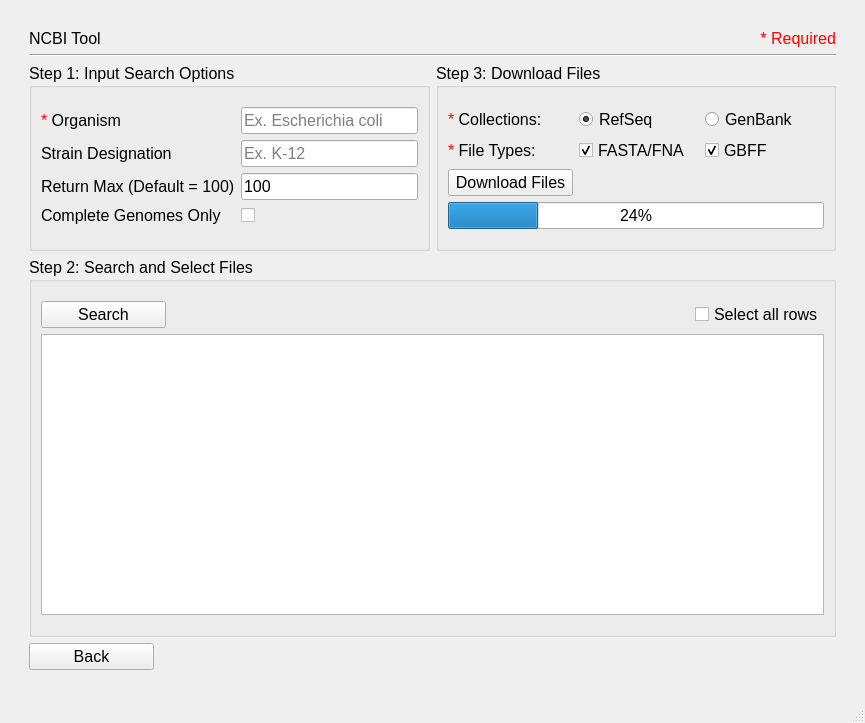
<?xml version="1.0" encoding="UTF-8"?>
<ui version="4.0">
 <class>MainWindow</class>
 <widget class="QMainWindow" name="MainWindow">
  <property name="geometry">
   <rect>
    <x>0</x>
    <y>0</y>
    <width>865</width>
    <height>723</height>
   </rect>
  </property>
  <property name="font">
   <font>
    <pointsize>12</pointsize>
   </font>
  </property>
  <property name="windowTitle">
   <string>MainWindow</string>
  </property>
  <widget class="QWidget" name="centralwidget">
   <layout class="QGridLayout" name="gridLayout_2">
    <item row="2" column="1">
     <spacer name="verticalSpacer">
      <property name="orientation">
       <enum>Qt::Vertical</enum>
      </property>
      <property name="sizeType">
       <enum>QSizePolicy::Fixed</enum>
      </property>
      <property name="sizeHint" stdset="0">
       <size>
        <width>20</width>
        <height>20</height>
       </size>
      </property>
     </spacer>
    </item>
    <item row="1" column="0">
     <spacer name="horizontalSpacer">
      <property name="orientation">
       <enum>Qt::Horizontal</enum>
      </property>
      <property name="sizeType">
       <enum>QSizePolicy::Fixed</enum>
      </property>
      <property name="sizeHint" stdset="0">
       <size>
        <width>20</width>
        <height>20</height>
       </size>
      </property>
     </spacer>
    </item>
    <item row="1" column="1">
     <layout class="QGridLayout" name="gridLayout">
      <item row="3" column="0" colspan="2">
       <widget class="QGroupBox" name="Step2">
        <property name="title">
         <string>Step 2: Search and Select Files</string>
        </property>
        <layout class="QGridLayout" name="gridLayout_6">
         <item row="1" column="0" alignment="Qt::AlignLeft">
          <widget class="QPushButton" name="search_button">
           <property name="minimumSize">
            <size>
             <width>125</width>
             <height>0</height>
            </size>
           </property>
           <property name="text">
            <string>Search</string>
           </property>
          </widget>
         </item>
         <item row="3" column="0" colspan="3">
          <spacer name="verticalSpacer_6">
           <property name="orientation">
            <enum>Qt::Vertical</enum>
           </property>
           <property name="sizeType">
            <enum>QSizePolicy::Fixed</enum>
           </property>
           <property name="sizeHint" stdset="0">
            <size>
             <width>10</width>
             <height>10</height>
            </size>
           </property>
          </spacer>
         </item>
         <item row="0" column="0" colspan="3">
          <spacer name="verticalSpacer_5">
           <property name="orientation">
            <enum>Qt::Vertical</enum>
           </property>
           <property name="sizeType">
            <enum>QSizePolicy::Fixed</enum>
           </property>
           <property name="sizeHint" stdset="0">
            <size>
             <width>10</width>
             <height>10</height>
            </size>
           </property>
          </spacer>
         </item>
         <item row="2" column="0" colspan="3">
          <widget class="QTableView" name="ncbi_table">
           <property name="layoutDirection">
            <enum>Qt::LeftToRight</enum>
           </property>
          </widget>
         </item>
         <item row="1" column="2" alignment="Qt::AlignRight">
          <widget class="QCheckBox" name="all_rows">
           <property name="text">
            <string>Select all rows</string>
           </property>
          </widget>
         </item>
        </layout>
       </widget>
      </item>
      <item row="0" column="1">
       <widget class="QLabel" name="label_2">
        <property name="text">
         <string>&lt;html&gt;&lt;head/&gt;&lt;body&gt;&lt;p&gt;&lt;span style=&quot; color:#ff0000;&quot;&gt;* Required&lt;/span&gt;&lt;/p&gt;&lt;/body&gt;&lt;/html&gt;</string>
        </property>
        <property name="alignment">
         <set>Qt::AlignRight|Qt::AlignTrailing|Qt::AlignVCenter</set>
        </property>
       </widget>
      </item>
      <item row="1" column="0" colspan="2">
       <widget class="Line" name="line">
        <property name="orientation">
         <enum>Qt::Horizontal</enum>
        </property>
       </widget>
      </item>
      <item row="2" column="0">
       <widget class="QGroupBox" name="Step1">
        <property name="sizePolicy">
         <sizepolicy hsizetype="Expanding" vsizetype="Preferred">
          <horstretch>0</horstretch>
          <verstretch>0</verstretch>
         </sizepolicy>
        </property>
        <property name="title">
         <string>Step 1: Input Search Options</string>
        </property>
        <layout class="QGridLayout" name="gridLayout_4">
         <item row="2" column="0">
          <widget class="QLabel" name="label_3">
           <property name="sizePolicy">
            <sizepolicy hsizetype="Preferred" vsizetype="Fixed">
             <horstretch>0</horstretch>
             <verstretch>0</verstretch>
            </sizepolicy>
           </property>
           <property name="text">
            <string>Strain Designation</string>
           </property>
          </widget>
         </item>
         <item row="3" column="0">
          <widget class="QLabel" name="label_4">
           <property name="sizePolicy">
            <sizepolicy hsizetype="Preferred" vsizetype="Fixed">
             <horstretch>0</horstretch>
             <verstretch>0</verstretch>
            </sizepolicy>
           </property>
           <property name="toolTip">
            <string>&lt;html&gt;&lt;head/&gt;&lt;body&gt;&lt;p&gt;&lt;span style=&quot; font-size:12pt;&quot;&gt;Number of search results to return.&lt;/span&gt;&lt;/p&gt;&lt;/body&gt;&lt;/html&gt;</string>
           </property>
           <property name="text">
            <string>Return Max (Default = 100)</string>
           </property>
          </widget>
         </item>
         <item row="4" column="0">
          <widget class="QLabel" name="label_5">
           <property name="sizePolicy">
            <sizepolicy hsizetype="Preferred" vsizetype="Fixed">
             <horstretch>0</horstretch>
             <verstretch>0</verstretch>
            </sizepolicy>
           </property>
           <property name="toolTip">
            <string>&lt;html&gt;&lt;head/&gt;&lt;body&gt;&lt;p&gt;&lt;span style=&quot; font-size:12pt;&quot;&gt;Only display entries classified as &amp;quot;Complete Genomes&amp;quot; by NCBI.&lt;/span&gt;&lt;/p&gt;&lt;/body&gt;&lt;/html&gt;</string>
           </property>
           <property name="text">
            <string>Complete Genomes Only</string>
           </property>
          </widget>
         </item>
         <item row="1" column="0">
          <widget class="QLabel" name="label">
           <property name="sizePolicy">
            <sizepolicy hsizetype="Preferred" vsizetype="Fixed">
             <horstretch>0</horstretch>
             <verstretch>0</verstretch>
            </sizepolicy>
           </property>
           <property name="text">
            <string>&lt;html&gt;&lt;head/&gt;&lt;body&gt;&lt;p&gt;&lt;span style=&quot; color:#ff0000;&quot;&gt;* &lt;/span&gt;Organism&lt;/p&gt;&lt;/body&gt;&lt;/html&gt;</string>
           </property>
          </widget>
         </item>
         <item row="1" column="1">
          <widget class="QLineEdit" name="organism_line_edit">
           <property name="placeholderText">
            <string>Ex. Escherichia coli</string>
           </property>
          </widget>
         </item>
         <item row="2" column="1">
          <widget class="QLineEdit" name="infra_name_line_edit">
           <property name="placeholderText">
            <string>Ex. K-12</string>
           </property>
          </widget>
         </item>
         <item row="3" column="1">
          <widget class="QLineEdit" name="ret_max_line_edit">
           <property name="text">
            <string>100</string>
           </property>
          </widget>
         </item>
         <item row="4" column="1">
          <widget class="QCheckBox" name="yes_box">
           <property name="text">
            <string/>
           </property>
          </widget>
         </item>
         <item row="5" column="0" colspan="2">
          <spacer name="verticalSpacer_3">
           <property name="orientation">
            <enum>Qt::Vertical</enum>
           </property>
           <property name="sizeType">
            <enum>QSizePolicy::Fixed</enum>
           </property>
           <property name="sizeHint" stdset="0">
            <size>
             <width>10</width>
             <height>10</height>
            </size>
           </property>
          </spacer>
         </item>
         <item row="0" column="0" colspan="2">
          <spacer name="verticalSpacer_4">
           <property name="orientation">
            <enum>Qt::Vertical</enum>
           </property>
           <property name="sizeType">
            <enum>QSizePolicy::Fixed</enum>
           </property>
           <property name="sizeHint" stdset="0">
            <size>
             <width>10</width>
             <height>10</height>
            </size>
           </property>
          </spacer>
         </item>
        </layout>
       </widget>
      </item>
      <item row="0" column="0">
       <widget class="QLabel" name="title">
        <property name="sizePolicy">
         <sizepolicy hsizetype="Preferred" vsizetype="Fixed">
          <horstretch>0</horstretch>
          <verstretch>0</verstretch>
         </sizepolicy>
        </property>
        <property name="text">
         <string>NCBI Tool</string>
        </property>
       </widget>
      </item>
      <item row="2" column="1">
       <widget class="QGroupBox" name="Step3">
        <property name="sizePolicy">
         <sizepolicy hsizetype="Expanding" vsizetype="Preferred">
          <horstretch>0</horstretch>
          <verstretch>0</verstretch>
         </sizepolicy>
        </property>
        <property name="title">
         <string>Step 3: Download Files</string>
        </property>
        <layout class="QGridLayout" name="gridLayout_5">
         <item row="7" column="0" colspan="3">
          <spacer name="verticalSpacer_8">
           <property name="orientation">
            <enum>Qt::Vertical</enum>
           </property>
           <property name="sizeType">
            <enum>QSizePolicy::Fixed</enum>
           </property>
           <property name="sizeHint" stdset="0">
            <size>
             <width>10</width>
             <height>10</height>
            </size>
           </property>
          </spacer>
         </item>
         <item row="3" column="0">
          <widget class="QPushButton" name="download_button">
           <property name="minimumSize">
            <size>
             <width>125</width>
             <height>0</height>
            </size>
           </property>
           <property name="text">
            <string>Download Files</string>
           </property>
          </widget>
         </item>
         <item row="2" column="0">
          <widget class="QLabel" name="label_7">
           <property name="toolTip">
            <string>&lt;html&gt;&lt;head/&gt;&lt;body&gt;&lt;p&gt;&lt;span style=&quot; font-size:12pt;&quot;&gt;These are the file types that you are choosing to download. GBFF = annotation file, FASTA/FNA = genomic sequence file.&lt;/span&gt;&lt;/p&gt;&lt;/body&gt;&lt;/html&gt;</string>
           </property>
           <property name="text">
            <string>&lt;html&gt;&lt;head/&gt;&lt;body&gt;&lt;p&gt;&lt;span style=&quot; color:#ff0000;&quot;&gt;*&lt;/span&gt; File Types:&lt;/p&gt;&lt;/body&gt;&lt;/html&gt;</string>
           </property>
          </widget>
         </item>
         <item row="1" column="2">
          <widget class="QRadioButton" name="genbank_checkbox">
           <property name="text">
            <string>GenBank</string>
           </property>
           <property name="checked">
            <bool>false</bool>
           </property>
          </widget>
         </item>
         <item row="1" column="1">
          <widget class="QRadioButton" name="refseq_checkbox">
           <property name="text">
            <string>RefSeq</string>
           </property>
           <property name="checked">
            <bool>true</bool>
           </property>
          </widget>
         </item>
         <item row="0" column="0" colspan="3">
          <spacer name="verticalSpacer_7">
           <property name="orientation">
            <enum>Qt::Vertical</enum>
           </property>
           <property name="sizeType">
            <enum>QSizePolicy::Fixed</enum>
           </property>
           <property name="sizeHint" stdset="0">
            <size>
             <width>10</width>
             <height>10</height>
            </size>
           </property>
          </spacer>
         </item>
         <item row="1" column="0">
          <widget class="QLabel" name="label_6">
           <property name="toolTip">
            <string>&lt;html&gt;&lt;head/&gt;&lt;body&gt;&lt;p&gt;&lt;span style=&quot; font-size:12pt;&quot;&gt;These are the databases that files are downloaded from. Refseq is considered the gold standard for annotations and assemblies. It is HIGHLY recommended to use Refseq if available for the genome of interest.&lt;/span&gt;&lt;/p&gt;&lt;/body&gt;&lt;/html&gt;</string>
           </property>
           <property name="text">
            <string>&lt;html&gt;&lt;head/&gt;&lt;body&gt;&lt;p&gt;&lt;span style=&quot; color:#ff0000;&quot;&gt;*&lt;/span&gt; Collections:&lt;/p&gt;&lt;/body&gt;&lt;/html&gt;</string>
           </property>
          </widget>
         </item>
         <item row="3" column="1" colspan="2">
          <widget class="QLabel" name="progressLabel">
           <property name="text">
            <string/>
           </property>
          </widget>
         </item>
         <item row="4" column="0" colspan="3">
          <widget class="QProgressBar" name="progressBar">
           <property name="value">
            <number>24</number>
           </property>
          </widget>
         </item>
         <item row="6" column="0" colspan="3">
          <layout class="QFormLayout" name="formLayout">
           <property name="fieldGrowthPolicy">
            <enum>QFormLayout::ExpandingFieldsGrow</enum>
           </property>
          </layout>
         </item>
         <item row="2" column="1">
          <widget class="QCheckBox" name="fna_checkbox">
           <property name="text">
            <string>FASTA/FNA</string>
           </property>
           <property name="checked">
            <bool>true</bool>
           </property>
          </widget>
         </item>
         <item row="2" column="2">
          <widget class="QCheckBox" name="gbff_checkbox">
           <property name="text">
            <string>GBFF</string>
           </property>
           <property name="checked">
            <bool>true</bool>
           </property>
          </widget>
         </item>
        </layout>
       </widget>
      </item>
      <item row="4" column="0" alignment="Qt::AlignLeft">
       <widget class="QPushButton" name="back_button">
        <property name="minimumSize">
         <size>
          <width>125</width>
          <height>0</height>
         </size>
        </property>
        <property name="text">
         <string>Back</string>
        </property>
       </widget>
      </item>
     </layout>
    </item>
    <item row="1" column="2">
     <spacer name="horizontalSpacer_2">
      <property name="orientation">
       <enum>Qt::Horizontal</enum>
      </property>
      <property name="sizeType">
       <enum>QSizePolicy::Fixed</enum>
      </property>
      <property name="sizeHint" stdset="0">
       <size>
        <width>20</width>
        <height>20</height>
       </size>
      </property>
     </spacer>
    </item>
    <item row="0" column="1">
     <spacer name="verticalSpacer_2">
      <property name="orientation">
       <enum>Qt::Vertical</enum>
      </property>
      <property name="sizeType">
       <enum>QSizePolicy::Fixed</enum>
      </property>
      <property name="sizeHint" stdset="0">
       <size>
        <width>20</width>
        <height>20</height>
       </size>
      </property>
     </spacer>
    </item>
   </layout>
  </widget>
  <widget class="QStatusBar" name="statusbar"/>
 </widget>
 <tabstops>
  <tabstop>organism_line_edit</tabstop>
  <tabstop>infra_name_line_edit</tabstop>
  <tabstop>ret_max_line_edit</tabstop>
  <tabstop>yes_box</tabstop>
  <tabstop>search_button</tabstop>
  <tabstop>all_rows</tabstop>
  <tabstop>ncbi_table</tabstop>
  <tabstop>genbank_checkbox</tabstop>
  <tabstop>refseq_checkbox</tabstop>
  <tabstop>download_button</tabstop>
  <tabstop>back_button</tabstop>
 </tabstops>
 <resources/>
 <connections/>
</ui>
